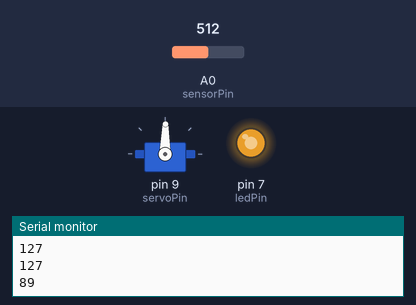
Simulated run of this sketch. Board: Arduino Uno, built with avr-gcc and run on an emulated ATmega328P. On the bench: servo, output pins drawn as LEDs (lit = HIGH), the last lines printed to the serial monitor. The inputs (shaded band) are chosen by the test bench; at power-on: A0 (sensorPin) = 512.

Above: at 1.2 s.
1.3 s: A0 (sensorPin) set to 716
At 2.1 s:
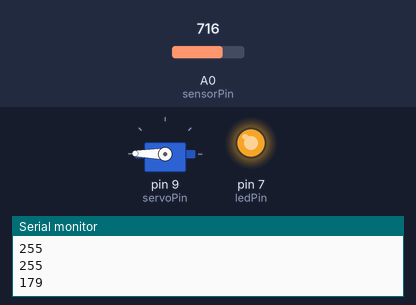
2.8 s: A0 (sensorPin) set to 511
At 3.7 s:
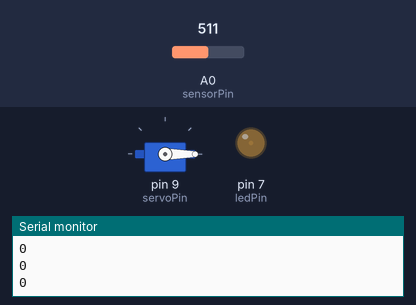
4.3 s: A0 (sensorPin) set to 900
At 5.5 s:
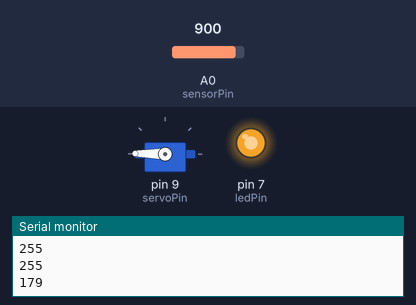
5.8 s: A0 (sensorPin) set to 306
At 6.7 s:
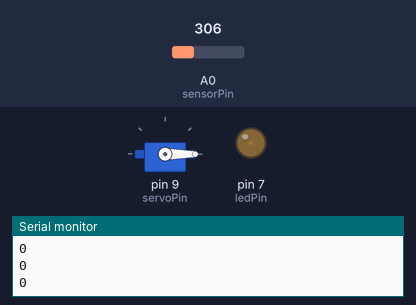
7.3 s: A0 (sensorPin) set to 1023
At 7.8 s:
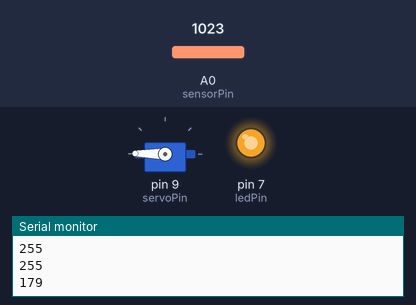
8.8 s: A0 (sensorPin) set to 122
At 9.4 s:
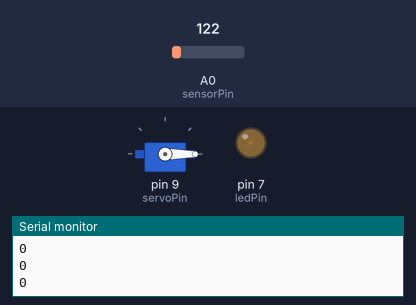
Timing chart, 0 to 11.3 s (numbered marks = the images above; inputs shaded):
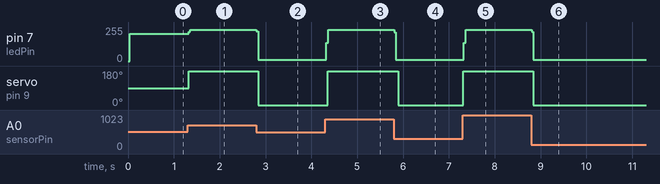

The sketch:

LED-servo.ino
```cpp
#include <Servo.h>  // servo library

Servo servo1;  // servo control object

const int sensorPin = 0;
const int servoPin = 9;
const int ledPin = 7;

int lightLevel, high = 0, low = 1023;

long previousMillis = 0;
long interval = 100;

void setup()
{
  servo1.attach(servoPin);
  pinMode(ledPin, OUTPUT);
  Serial.begin(9600);
}


void loop()
{

  lightLevel = analogRead(sensorPin);


//  manualTune();
  autoTune();
  int duration = map(lightLevel, 0, 1024, 0, 15);
  analogWrite(ledPin, lightLevel);
  digitalWrite(ledPin, HIGH);
  delay(duration);
  digitalWrite(ledPin, LOW);


  unsigned long currentMillis = millis();

  if(currentMillis - previousMillis > interval) {
    Serial.println(lightLevel);
    int angle =  map(lightLevel, 0, 255, 0, 179);
    servo1.write(angle);
    Serial.println(lightLevel);
    Serial.println(angle);
    previousMillis = currentMillis;
  }


}

void autoTune()
{
  if (lightLevel < low)
  {
    low = lightLevel;
  }


  if (lightLevel > high)
  {
    high = lightLevel;
  }


  lightLevel = map(lightLevel, low+30, high-30, 0, 255);
  lightLevel = constrain(lightLevel, 0, 255);

}

void manualTune()
{
  lightLevel = map(lightLevel, 300, 800, 0, 255);
  lightLevel = constrain(lightLevel, 0, 255);
}
```

Measured:
- after the input at 1.3 s, pin 7 (ledPin): 206/255 → 236/255 at once; servo on pin 9 (servoPin): 89° → 179° at once
- after the input at 2.8 s, pin 7 (ledPin): 236/255 → 8/255 at once; servo on pin 9 (servoPin): 179° → 0° at once
- after the input at 4.3 s, pin 7 (ledPin): 8/255 → 233/255 at once; servo on pin 9 (servoPin): 0° → 179° after 0.06 s
- after the input at 5.8 s, pin 7 (ledPin): 233/255 → 8/255 at once; servo on pin 9 (servoPin): 179° → 0° after 0.10 s
- after the input at 7.3 s, pin 7 (ledPin): 8/255 → 235/255 at once; servo on pin 9 (servoPin): 0° → 179° at once
- after the input at 8.8 s, pin 7 (ledPin): 235/255 → 8/255 at once; servo on pin 9 (servoPin): 179° → 0° at once
